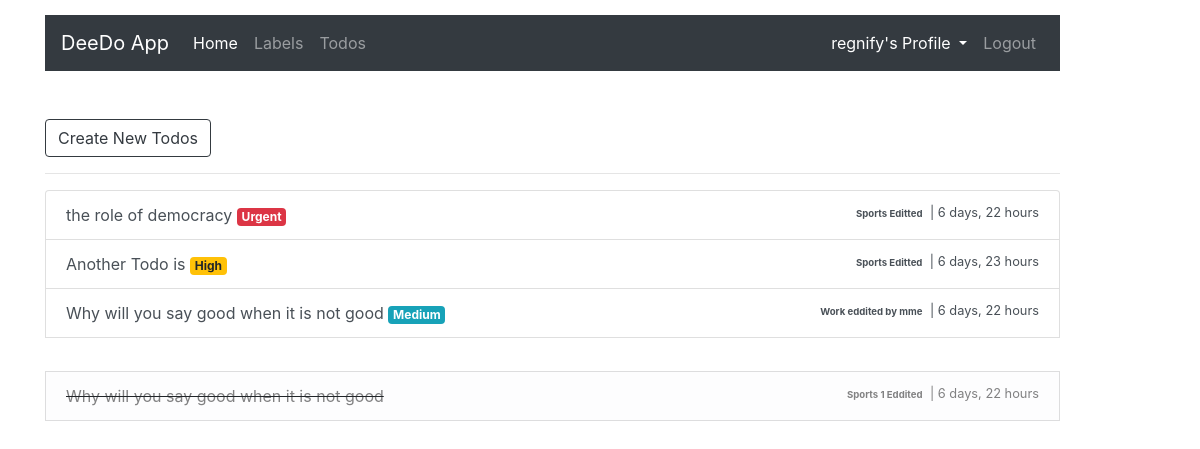
Screenshot of / (signed in) with the database file from the repository.
### todos/models.py (models this page shows, shortened)
class Todo(models.Model):
    title = models.CharField(max_length=100)
    description = models.TextField()
    label = models.ForeignKey(Label, on_delete=models.CASCADE)
    created_on = models.DateTimeField(auto_now_add=True)
    updated_on = models.DateTimeField(auto_now=True)
    status = models.BooleanField(default=False)
    owner = models.ForeignKey(User, on_delete=models.CASCADE, default=1)
    todo_priority = models.ForeignKey(TodoLevel, on_delete=models.CASCADE, default=1)

class TodoLevel(models.Model):
    title = models.CharField(max_length=20)
    created_on = models.DateTimeField(auto_now_add=True)
    updated_on = models.DateTimeField(auto_now=True)
    def __str__(self):
        return self.title

class Label(models.Model):
    title = models.CharField(max_length=100)
    created_on = models.DateTimeField(auto_now_add=True)
    updated_on = models.DateTimeField(auto_now=True)
    status = models.BooleanField(default=1)
    owner = models.ForeignKey(User, on_delete=models.CASCADE, default=1)
    def __str__(self):
        return self.title

### todos/views.py (the view)
# urls.py: path('', TodoListView.as_view(), name='todos-list'),
class TodoListView(LoginRequiredMixin,ListView):
    model = Todo
    def get_queryset(self):
        return Todo.objects.filter(owner=self.request.user).order_by('-todo_priority')

### templates/todos/todo_list.html (shortened to what this page needs)
{% extends 'base.html' %}
{% block contents %}
<div class="mt-5">
        <a href="{% url 'todos-add' %}" class="btn btn-outline-dark">
             Create New Todos
        </a>
        <hr/>
</div>
    {% if object_list %}
            <ul class="list-group checked-list-box">
                {% for todo in object_list %}
                    {% if todo.status == False %}
                        <a href="{% url 'todos-detail' todo.id %}" class="list-group-item list-group-item-action">
                            {{todo.title}}
                            {% if todo.todo_priority.id == 4 %}
                                <span class="badge badge-danger">{{todo.todo_priority}}</span>
                            {% elif todo.todo_priority.id == 3 %}
                                <span class="badge badge-warning">{{todo.todo_priority}}</span>
                            {% elif todo.todo_priority.id == 2 %}
                                <span class="badge badge-info">{{todo.todo_priority}}</span>
                            {% else %}
                                <span class="badge badge-secondary">{{todo.todo_priority}}</span>
                            {% endif %}
                                <small class="float-right">
                                <span class="badge badge-default"> {{todo.label}} </span>
                                <span>| {{todo.updated_on|timesince}}
                                </small>
                        </a>
                    {% endif %}
                {% endfor %}
                <div>
                {% for todo in object_list %}
                    {% if todo.status %}
                        <strike class="">
                                <a href="{% url 'todos-detail' todo.id %}" class="list-group-item list-group-item-action list-group-item-light">
                                    {{todo.title}}
                                        <small class="float-right"><span class="badge badge-default"> {{todo.label}} </span> <span>| {{todo.updated_on|timesince}}</small>
                                </a>
                        </strike>
                    {% endif %}
                {% endfor %}
                </div>
            </ul>
    {% else %}
        <h5>
            No <b>Todolist</b> Added Yet....
            <a href="{% url 'todos-add' %}"> Click me to Add </a>
            New Label to get Started
        </h5>
    {% endif %}
{% endblock contents %}

### templates/nav.html (shortened to what this page needs)
<nav class="navbar navbar-expand-lg navbar-dark bg-dark">
  <a class="navbar-brand" href="{% url 'todos-list' %}">DeeDo App</a>
  <div class="collapse navbar-collapse" id="navbarSupportedContent">
    {% if user.is_authenticated %}
          <ul class="navbar-nav mr-auto">
              <li class="nav-item active">
                <a class="nav-link" href="{% url 'todos-list' %}">Home <span class="sr-only">(current)</span></a>
              </li>
              <li class="nav-item"><a class="nav-link" href="{% url 'todos-label-list' %}">Labels</a></li>
              <li class="nav-item"><a class="nav-link" href="{% url 'todos-list' %}">Todos</a></li>
          </ul>
    {% else %}
        <ul class="navbar-nav mr-auto">
          <li class="nav-item"><a class="nav-link" href="{% url 'account-login' %}">Login</a></li>
          <li class="nav-item"><a class="nav-link" href="{% url 'account-register' %}">Register</a></li>
        </ul>
    {% endif %}
    {% if user.is_authenticated %}
      <ul class="navbar-nav my-2 my-lg-0">
          <li class="nav-item active dropdown">
            <a class="nav-link dropdown-toggle" href="#" id="navbarDropdown" role="button" data-toggle="dropdown" aria-haspopup="true" aria-expanded="false">
             {{user.username}}'s Profile
            </a>
          </li>
         <li class="nav-item ">
              <a class="nav-link" href="{% url 'account-logout' %}">Logout <span class="sr-only">(current)</span></a>
        </li>
    </ul>
    {% endif %}
  </div>
</nav>

### rows the page displays
Todo: title "the role of democracy", todo_priority "Urgent", label "Sports Editted", updated_on "6 days, 22 hours"
Todo: title "Another Todo is", todo_priority "High", label "Sports Editted", updated_on "6 days, 23 hours"
Todo: title "Why will you say good when it is not good", todo_priority "Medium", label "Work eddited by mme", updated_on "6 days, 22 hours"
Todo: title "Why will you say good when it is not good", label "Sports 1 Eddited", updated_on "6 days, 22 hours"

### other values shown
{{ user.username }} "regnify"
